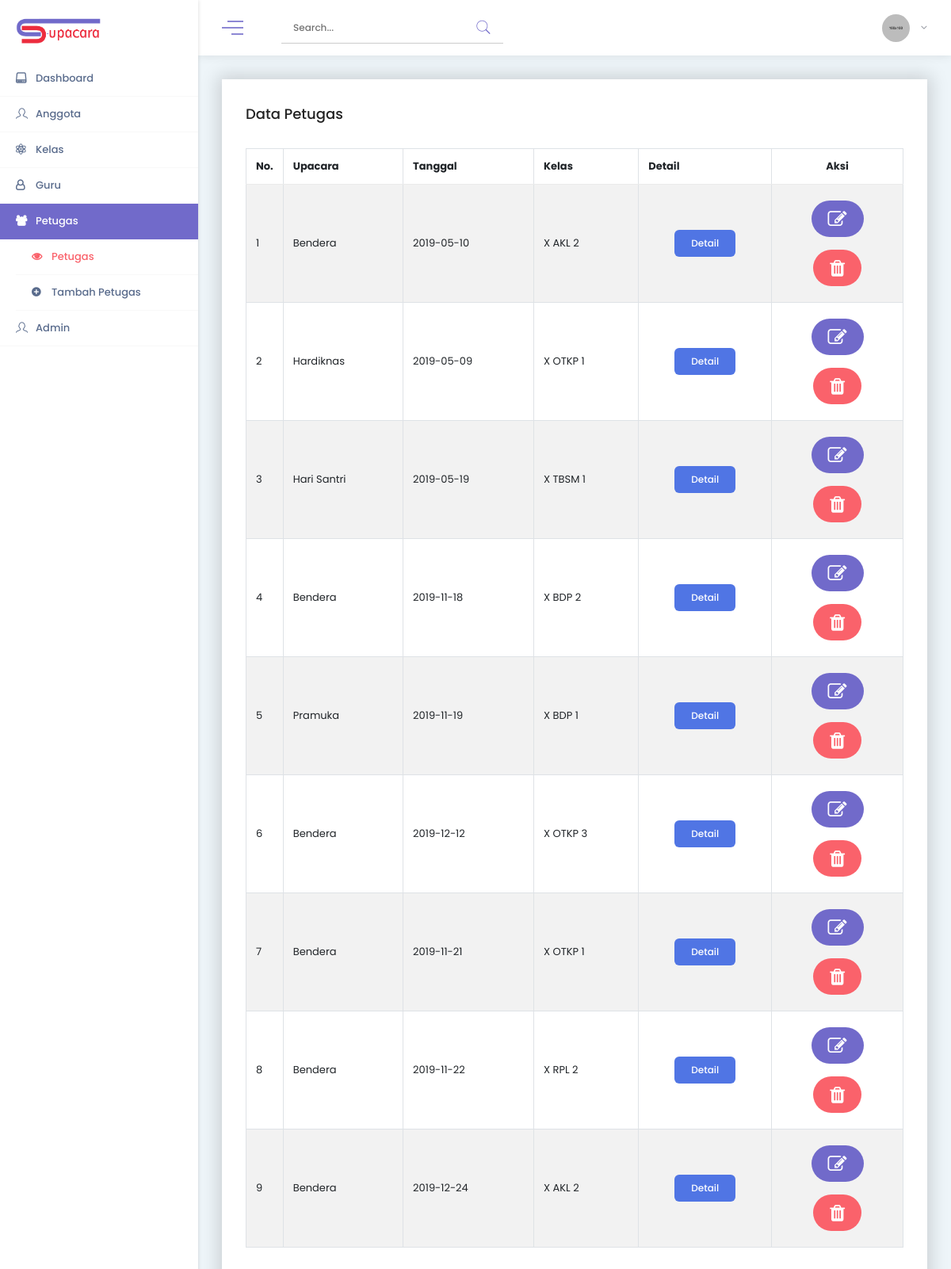
Screenshot of /view/petugas/petugas-view.php (signed in) with the database file from the repository.
### tables this page shows
CREATE TABLE `petugas` (
  `id` int(11) NOT NULL,
  `nama_upcr` varchar(255) NOT NULL,
  `tanggal` date NOT NULL,
  `kelas` varchar(255) NOT NULL
);

### view/petugas/jabatan-view.php (called while the page is built, shortened)
<?php foreach ($jabatan->tampil_all() as $j): ?>
    <?php if ($j['petugas_id'] == $data['id']): ?>
        <table class="table table-hover">
                <thead>
                    <tr>
                        <th>#</th>
                        <th>Jabatan</th>
                        <th>Nama</th>
                    </tr>
                </thead>
                <tbody>
                    <tr style="background-color: #8A0808">
                        <td>1</td>
                        <td>Pembina</td>
                        <td><?php echo $j['pembina']; ?></td>
                    </tr>
                    <tr style="background-color: #B40404">
                        <td>2</td>
                        <td>Pemimpin</td>
                        <td><?php echo $j['pemimpin']; ?></td>
                    </tr>
                    <tr style="background-color: #DF7401">
                        <td>3</td>
                        <td>Kompi 1</td>
                        <td><?php echo $j['kompi_1']; ?></td>
                    </tr>
                    <tr style="background-color: #FF8000">
                        <td>4</td>
                        <td>Kompi 2</td>
                        <td><?php echo $j['kompi_2']; ?></td>
                    </tr>
                    <tr style="background-color: #FE9A2E">
                        <td>5</td>
                        <td>Kompi 3</td>
                        <td><?php echo $j['kompi_3']; ?></td>
                    </tr>
                    <tr style="background-color: #688A08">
                        <td>6</td>
                        <td>Bendera 1</td>
                        <td><?php echo $j['bendera1']; ?></td>
                    </tr>
                    <tr style="background-color: #4B8A08">
                        <td>7</td>
                        <td>Bendera 2</td>
                        <td><?php echo $j['bendera2']; ?></td>
                    </tr>
                    <tr style="background-color: #5FB404">
                        <td>8</td>
                        <td>Bendera 3</td>
                        <td><?php echo $j['bendera3']; ?></td>
                    </tr>
                    <tr style="background-color: #0B614B">
                        <td>9</td>
                        <td>UUD</td>
                        <td><?php echo $j['uud']; ?></td>
                    </tr>
                    <tr style="background-color: #088A68">
                        <td>10</td>
                        <td>Pancasila</td>
                        <td><?php echo $j['pancasila']; ?></td>
                    </tr>
                    <tr style="background-color: #04B486">
                        <td>11</td>
                        <td>Protokol</td>
                        <td><?php echo $j['protokol']; ?></td>
                    </tr>
                    <tr style="background-color: #086A87">
                        <td>12</td>
                        <td>Ajudan</td>
                        <td><?php echo $j['ajudan']; ?></td>
                    </tr>
                    <tr style="background-color: #0489B1">
                        <td>13</td>
                        <td>Dirigen</td>
                        <td><?php echo $j['dirigen']; ?></td>
                    </tr>
                    <tr style="background-color: #01A9DB">
                        <td>14</td>
                        <td>Doa</td>
                        <td><?php echo $j['doa']; ?></td>
                    </tr>
                </tbody>
            </table>
    <?php endif ?>
<?php endforeach ?>

### init.php (called while the page is built, shortened)
<?php
	$petugas= new Petugas();

### model/Petugas.php (called while the page is built, shortened)
<?php
class Petugas extends Connection
{
	public $table = "petugas";
	public function conn()
	{
		$db = parent::connect();
		return $db;
	}
	function tampil_all()
	{
		$data = mysqli_query($this->conn() , "select * from " . $this->table);
		while ($dats = mysqli_fetch_array($data)) {
			$hasil[] = $dats;
		}
		if (!isset($hasil)) {
			return false;
		}else{
			return $hasil;
		}
	}
}
?>

### model/Jabatan.php (called while the page is built, shortened)
<?php
class Jabatan extends Connection
{
	public $table = "tb_jabatan";
	public function conn()
	{
		$db = parent::connect();
		return $db;
	}
	function tampil_all()
	{
		$data = mysqli_query($this->conn() , "select * from " . $this->table);
		while ($dats = mysqli_fetch_array($data)) {
			$hasil[] = $dats;
		}
		return $hasil;
	}
}
?>

### view/petugas/petugas-view.php (the view, shortened to what this page needs)
<?php
require_once '../../init.php';
?>
<!DOCTYPE html>
<html lang="en">
<head>
    <?php require_once '../partials/css.php'; ?>
</head>
<body>
    <div class="page-wrapper">
        <div class="layout-container-area">
            <div class="side-menu-area">
                <div class="logo-bar">
                    <div class="logo">
                        <span class="big-logo">
                            <img src="../../public/img/core-img/logo3.png" alt="">
                        </span>
                    </div>
                </div>
                <ul class="sidebar-menu" data-widget="tree">
                    <li>
                        <a href="../../dashboard.php"><i class="icon_drive"></i><span>Dashboard</span></a>
                    </li>
                    <li class="treeview">
                        <a href=""><i class="icon-profile-male"></i><span>Anggota</span></a>
                    </li>
                    <li class="treeview">
                        <a href=""><i class="icon-genius"></i><span>Kelas</span></a>
                    </li>
                    <li class="treeview">
                        <a href=""><i class="fa fa-user-o"></i><span>Guru</span></a>
                    </li>
                    <li class="treeview active">
                        <a href=""><i class="fa fa-group"></i><span>Petugas</span></a>
                        <ul class="treeview-menu">
                            <li class="active"><a href="petugas-view.php"><i class="fa fa-eye"></i>Petugas</a></li>
                            <li><a href="createPetugas-view.php"><i class="fa fa-plus-circle"></i>Tambah Petugas</a></li>
                        </ul>
                    </li>
                    <li class="treeview">
                        <a href=""><i class="icon-profile-male"></i><span>Admin</span></a>
                    </li>
                </ul>
            </div>
            <div class="layout-container sidemenu-container">
                <div class="page-top-bar-area d-flex align-items-center justify-content-between">
                    <div class="logo-trigger-search-area d-flex align-items-center">
                        <div class="logo-trigger-area d-flex align-items-center">
                            <div class="top-trigger">
                                <span></span>
                                <span></span>
                                <span></span>
                            </div>
                        </div>
                        <div class="top-search-bar ml-5">
                            <form action="#" method="get">
                                <input type="search" name="search" class="top-search" placeholder="Search...">
                                <button type="submit"><i class="pe-7s-search"></i></button>
                            </form>
                        </div>
                    </div>
                    <div class="user-meta-data d-flex align-items-center">
                        <div class="topbar-profile">
                            <div class="user---thumb">
                                <img src="../../public/img/member-img/women.jpg" alt="">
                                <p><i class="fa fa-angle-down"></i></p>
                            </div>
                        </div>
                    </div>
                </div>
                <div class="wrapper wrapper-content">
                    <div class="container-fluid">
                        <div class="row justify-content-center">
                            <div class="col-12">
                                <div class="ibox-home bg-boxshadow">
                                    <div class="ibox-title mb-30">
                                        <h5>Data Petugas</h5>
                                    </div>
                                    <div class="ibox-content">
                                        <div class="table-responsive">
                                            <table class="table table-striped table-bordered table-hover dataTables-example">
                                                <thead>
                                                    <tr>
                                                        <th style="text-align: center; width: 5%">No.</th>
                                                        <th>Upacara</th>
                                                        <th>Tanggal</th>
                                                        <th>Kelas</th>
                                                        <th>Detail</th>
                                                        <th style="text-align: center; width: 20%">Aksi</th>
                                                    </tr>
                                                </thead>
                                                <tbody>
                                                    <?php if (is_array($petugas->tampil_all())): $no = 1;?>
                                                        <?php foreach ($petugas->tampil_all() as $data):?>
                                                            <tr class="gradeX">
                                                                <td><?php echo $no++; ?></td>
                                                                <td><?php echo $data['nama_upcr'] ?></td>
                                                                <td><?php echo $data['tanggal']; ?></td>
                                                                <td><?php echo $data['kelas']; ?></td>
                                                                <td align="center">
                                                                    <a href="" class="btn btn-info" data-toggle="modal" data-target="#exampleModalCenter<?php echo $data['id'] ?>">Detail</a>
                                                                    <?php include 'jabatan-view.php' ?>
                                                                </td>
                                                                <td align="center">
                                                                    <a href="editPetugas-view.php?id=<?php echo $data['id']; ?>&aksi1=editP" class="btn m-2 btn-round btn-primary"><i class="fa fa-edit fa-2x"></i></a>
                                                                    <a href="../../model/Validate.php?id=<?php echo $data['id']; ?>&aksi1=hapusPJ" class="btn m-2 btn-round btn-danger delete"><i class="fa fa-trash fa-2x"></i></a>
                                                                </td>
                                                            </tr>
                                                            <?php endforeach ?>
                                                        <?php endif ?>
                                                    </tbody>
                                                </table>
                                            </div>
                                        </div>
                                    </div>
                                </div>
                            </div>
                        </div>
                    </div>
                </div>
            </div>
        </div>
    </body>
    </html>

### view/partials/css.php (shortened to what this page needs)
<link rel="stylesheet" href="../../public/style.css">
<link rel="stylesheet" href="../../public/css/responsive.css">
<link rel="stylesheet" href="../../public/css/plugins/sweet-alert-css/sweetalert.min.css">
<link rel="stylesheet" href="../../public/css/plugins/order-list-css/datapicker3.css">
<link rel="stylesheet" href="../../public/css/plugins/order-list-css/footables.css">
<link rel="stylesheet" href="./../public/css/plugins/slider-css/carousel-swiper.css">
<link rel="stylesheet" href="../../public/css/plugins/loader-css/loader.css">
<link rel="stylesheet" href="../../public/css/plugins/select-tags-css/bootstrap-multiselect.css">
<link rel="stylesheet" href="../../public/css/plugins/select-tags-css/bootstrap-tagsinput.css">
<link rel="stylesheet" href="../../public/css/plugins/select-tags-css/bootstrap-select.css">
<link rel="stylesheet" href="../../public/css/plugins/select-tags-css/bootstrap-select-2.css">

### public/assets/css/et-line.css (style rules this page uses)
.icon-mobile, .icon-laptop, .icon-desktop, .icon-tablet, .icon-phone, .icon-document, .icon-documents, .icon-search, .icon-clipboard, .icon-newspaper, .icon-notebook, .icon-book-open, .icon-browser, .icon-calendar, .icon-presentation, .icon-picture, .icon-pictures, .icon-video, .icon-camera, .icon-printer, .icon-toolbox, .icon-briefcase, .icon-wallet, .icon-gift, .icon-bargraph, .icon-grid, .icon-expand, .icon-focus, .icon-edit, .icon-adjustments, .icon-ribbon, .icon-hourglass, .icon-lock, .icon-megaphone, .icon-shield, .icon-trophy, .icon-flag, .icon-map, .icon-puzzle, .icon-basket, .icon-envelope, .icon-streetsign, .icon-telescope, .icon-gears, .icon-key, .icon-paperclip, .icon-attachment, .icon-pricetags, .icon-lightbulb, .icon-layers, .icon-pencil, .icon-tools, .icon-tools-2, .icon-scissors, .icon-paintbrush, .icon-magnifying-glass, .icon-circle-compass, .icon-linegraph, .icon-mic, .icon-strategy, .icon-beaker, .icon-caution, .icon-recycle, .icon-anchor, .icon-profile-male, .icon-profile-female, .icon-bike, .icon-wine, .icon-hotairballoon, .icon-globe, .icon-genius, .icon-map-pin, .icon-dial, .icon-chat, .icon-heart, .icon-cloud, .icon-upload, .icon-download, .icon-target, .icon-hazardous, .icon-piechart, .icon-speedometer, .icon-global, .icon-compass, .icon-lifesaver, .icon-clock, .icon-aperture, .icon-quote, .icon-scope, .icon-alarmclock, .icon-refresh, .icon-happy, .icon-sad, .icon-facebook, .icon-twitter, .icon-googleplus, .icon-rss, .icon-tumblr, .icon-linkedin, .icon-dribbble { font-family: et-line; speak: none; font-style: normal; font-weight: 400; font-variant: normal; text-transform: none; line-height: 1; -webkit-font-smoothing: antialiased; -moz-osx-font-smoothing: grayscale; display: inline-block }
.icon-profile-male:before { content: "\e040" }
.icon-genius:before { content: "\e046" }

### rows the page displays
petugas: nama_upcr "Bendera", tanggal "2019-05-10", kelas "X AKL 2"
petugas: nama_upcr "Hardiknas", tanggal "2019-05-09", kelas "X OTKP 1"
petugas: nama_upcr "Hari Santri", tanggal "2019-05-19", kelas "X TBSM 1"
petugas: nama_upcr "Bendera", tanggal "2019-11-18", kelas "X BDP 2"
petugas: nama_upcr "Pramuka", tanggal "2019-11-19", kelas "X BDP 1"
petugas: nama_upcr "Bendera", tanggal "2019-12-12", kelas "X OTKP 3"
petugas: nama_upcr "Bendera", tanggal "2019-11-21", kelas "X OTKP 1"
petugas: nama_upcr "Bendera", tanggal "2019-11-22", kelas "X RPL 2"
petugas: nama_upcr "Bendera", tanggal "2019-12-24", kelas "X AKL 2"
